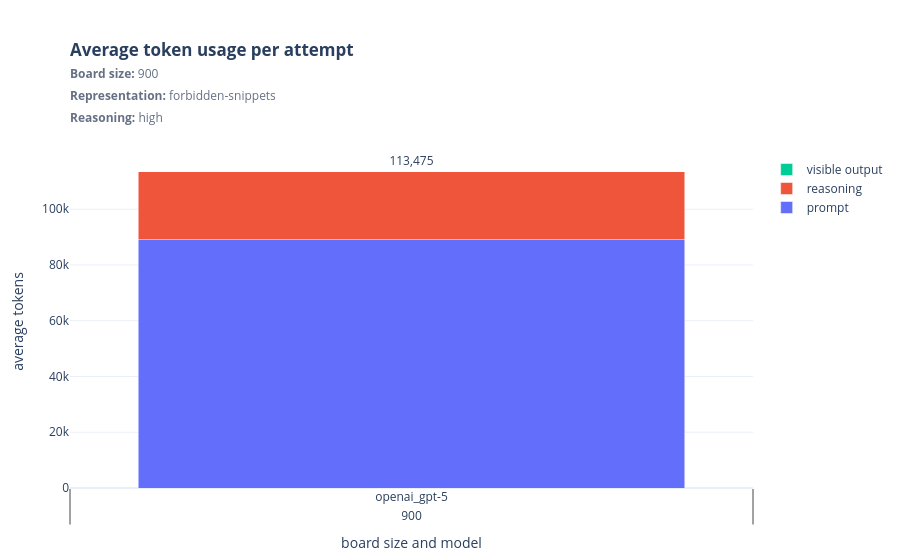

Source (notebook cell):
### Markdown cell above
## Average token usage

### Code cell
for figure in plot_token_usage_bars(aggregate):
    display(figure)

### Figure 1 — Plotly figure (JSON) as saved in the notebook; plotly's stock layout.template omitted (floating-point values rounded to 4 significant figures)
{"data": [{"customdata": [["900", "openai_gpt-5"]], "hovertemplate": "board size=%{customdata[0]}<br>model=%{customdata[1]}<br>prompt: %{y:,.0f}<extra></extra>", "name": "prompt", "type": "bar", "x": [["900"], ["openai_gpt-5"]], "y": [89120]}, {"customdata": [["900", "openai_gpt-5"]], "hovertemplate": "board size=%{customdata[0]}<br>model=%{customdata[1]}<br>reasoning: %{y:,.0f}<extra></extra>", "name": "reasoning", "type": "bar", "x": [["900"], ["openai_gpt-5"]], "y": [24320]}, {"customdata": [["900", "openai_gpt-5"]], "hovertemplate": "board size=%{customdata[0]}<br>model=%{customdata[1]}<br>visible output: %{y:,.0f}<extra></extra>", "name": "visible output", "text": ["113,475"], "textposition": "outside", "type": "bar", "x": [["900"], ["openai_gpt-5"]], "y": [35]}], "layout": {"barmode": "stack", "legend": {"title": {"text": ""}}, "margin": {"b": 70, "l": 70, "r": 30, "t": 155}, "title": {"text": "<b>Average token usage per attempt</b><br><span style='font-size:12px;color:#667085'><b>Board size:</b> 900<br><b>Representation:</b> forbidden-snippets<br><b>Reasoning:</b> high</span>", "x": 0, "xanchor": "left", "xref": "paper", "y": 0.9, "yanchor": "top"}, "xaxis": {"title": {"text": "board size and model"}, "type": "multicategory"}, "yaxis": {"title": {"text": "average tokens"}}}}
